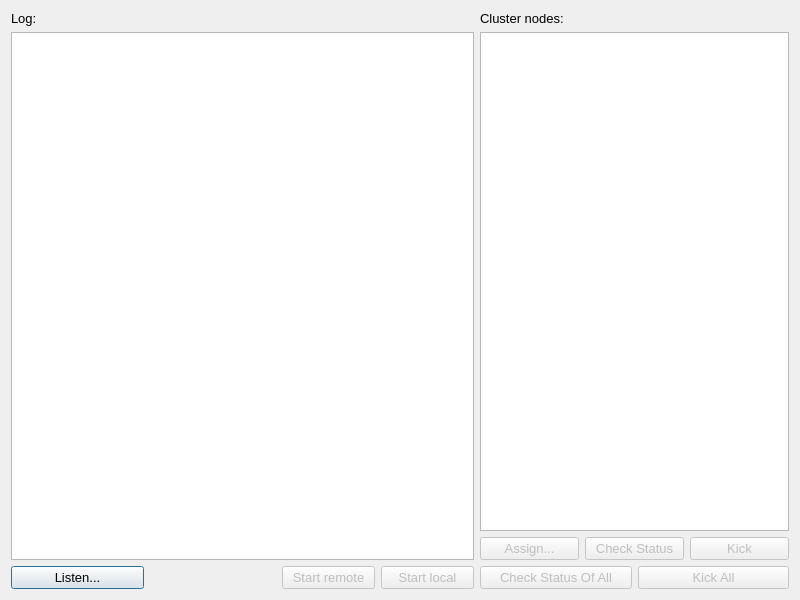
<?xml version="1.0" encoding="UTF-8"?>
<ui version="4.0">
 <class>MainWindow</class>
 <widget class="QMainWindow" name="MainWindow">
  <property name="geometry">
   <rect>
    <x>0</x>
    <y>0</y>
    <width>800</width>
    <height>600</height>
   </rect>
  </property>
  <property name="minimumSize">
   <size>
    <width>800</width>
    <height>600</height>
   </size>
  </property>
  <property name="font">
   <font>
    <pointsize>10</pointsize>
   </font>
  </property>
  <property name="windowTitle">
   <string>Python cluster</string>
  </property>
  <widget class="QWidget" name="centralWidget">
   <layout class="QHBoxLayout" name="horizontalLayout" stretch="15,10">
    <item>
     <layout class="QVBoxLayout" name="verticalLayout_2">
      <item>
       <widget class="QLabel" name="labelLog">
        <property name="text">
         <string>Log:</string>
        </property>
       </widget>
      </item>
      <item>
       <widget class="QPlainTextEdit" name="editLog">
        <property name="inputMethodHints">
         <set>Qt::ImhNone</set>
        </property>
        <property name="horizontalScrollBarPolicy">
         <enum>Qt::ScrollBarAlwaysOff</enum>
        </property>
        <property name="undoRedoEnabled">
         <bool>false</bool>
        </property>
        <property name="cursorWidth">
         <number>0</number>
        </property>
        <property name="textInteractionFlags">
         <set>Qt::LinksAccessibleByKeyboard|Qt::LinksAccessibleByMouse|Qt::TextBrowserInteraction|Qt::TextSelectableByKeyboard|Qt::TextSelectableByMouse</set>
        </property>
        <property name="maximumBlockCount">
         <number>9999</number>
        </property>
       </widget>
      </item>
      <item>
       <layout class="QHBoxLayout" name="horizontalLayout_3" stretch="10,10,7,7">
        <item>
         <widget class="QPushButton" name="buttonListen">
          <property name="text">
           <string>Listen...</string>
          </property>
          <property name="autoDefault">
           <bool>true</bool>
          </property>
          <property name="default">
           <bool>true</bool>
          </property>
         </widget>
        </item>
        <item>
         <spacer name="horizontalSpacer">
          <property name="orientation">
           <enum>Qt::Horizontal</enum>
          </property>
          <property name="sizeHint" stdset="0">
           <size>
            <width>40</width>
            <height>20</height>
           </size>
          </property>
         </spacer>
        </item>
        <item>
         <widget class="QPushButton" name="buttonStartRemote">
          <property name="enabled">
           <bool>false</bool>
          </property>
          <property name="text">
           <string>Start remote</string>
          </property>
         </widget>
        </item>
        <item>
         <widget class="QPushButton" name="buttonStart_2">
          <property name="enabled">
           <bool>false</bool>
          </property>
          <property name="text">
           <string>Start local</string>
          </property>
         </widget>
        </item>
       </layout>
      </item>
     </layout>
    </item>
    <item>
     <layout class="QVBoxLayout" name="verticalLayout">
      <item>
       <widget class="QLabel" name="labelNodes">
        <property name="text">
         <string>Cluster nodes:</string>
        </property>
       </widget>
      </item>
      <item>
       <widget class="QListWidget" name="listNodes"/>
      </item>
      <item>
       <layout class="QHBoxLayout" name="horizontalLayout_2">
        <item>
         <widget class="QPushButton" name="buttonAssign">
          <property name="enabled">
           <bool>false</bool>
          </property>
          <property name="text">
           <string>Assign...</string>
          </property>
         </widget>
        </item>
        <item>
         <widget class="QPushButton" name="buttonStatus">
          <property name="enabled">
           <bool>false</bool>
          </property>
          <property name="text">
           <string>Check Status</string>
          </property>
         </widget>
        </item>
        <item>
         <widget class="QPushButton" name="buttonKick">
          <property name="enabled">
           <bool>false</bool>
          </property>
          <property name="text">
           <string>Kick</string>
          </property>
         </widget>
        </item>
       </layout>
      </item>
      <item>
       <layout class="QHBoxLayout" name="horizontalLayout_4">
        <item>
         <widget class="QPushButton" name="buttonStatusAll">
          <property name="enabled">
           <bool>false</bool>
          </property>
          <property name="text">
           <string>Check Status Of All</string>
          </property>
         </widget>
        </item>
        <item>
         <widget class="QPushButton" name="buttonKickAll">
          <property name="enabled">
           <bool>false</bool>
          </property>
          <property name="text">
           <string>Kick All</string>
          </property>
         </widget>
        </item>
       </layout>
      </item>
     </layout>
    </item>
   </layout>
  </widget>
  <action name="actionListen">
   <property name="text">
    <string>Listen...</string>
   </property>
  </action>
  <action name="actionStart">
   <property name="text">
    <string>Start!</string>
   </property>
  </action>
 </widget>
 <layoutdefault spacing="6" margin="11"/>
 <tabstops>
  <tabstop>buttonListen</tabstop>
  <tabstop>editLog</tabstop>
  <tabstop>listNodes</tabstop>
  <tabstop>buttonAssign</tabstop>
  <tabstop>buttonStatus</tabstop>
  <tabstop>buttonKick</tabstop>
  <tabstop>buttonStartRemote</tabstop>
  <tabstop>buttonStart_2</tabstop>
  <tabstop>buttonStatusAll</tabstop>
  <tabstop>buttonKickAll</tabstop>
 </tabstops>
 <resources/>
 <connections/>
</ui>
